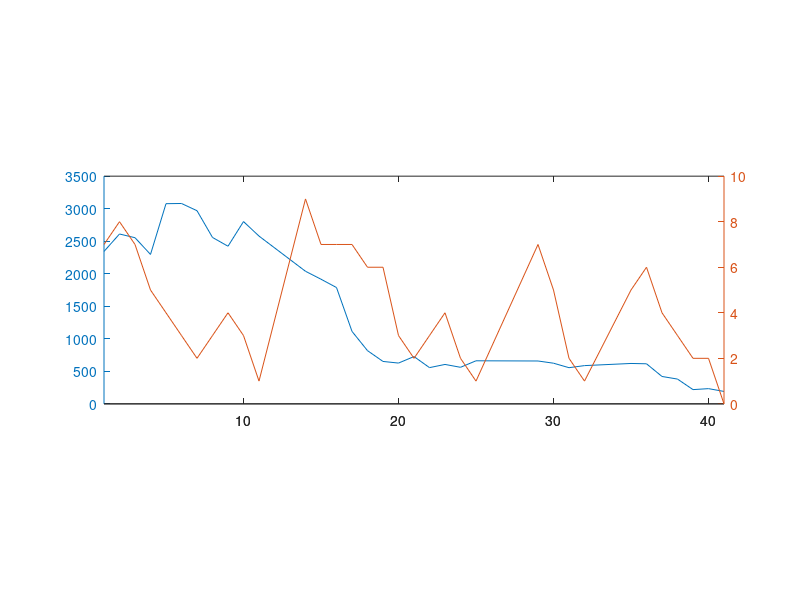

Reproduce this figure in MATLAB. (Note: this script raises an error after producing the figure.)

clear;clc
load TDBU_expData
%% overall (81 plant) temporal trend
subplot(8,1, 3:6) 
[Hax,H1,H2] = plotyy(dayID, sum(aphid), dayID, sum(ladybug),'plot','plot' ); hold on
    set(H1,'linestyle','none','Marker','o','Color',mycolor(3),'Markerfacecolor',mycolor(3))
    set(H2,'linestyle','none','Marker','^','color',mycolor(2),'Markerfacecolor',mycolor(2))
    set(Hax(1),'ycolor',mycolor(3), 'linewidth',2)
    set(Hax(2),'ycolor',mycolor(2),'linewidth',2)
    set(Hax,'FontSize',14)
    ylabel(Hax(1),'Number of Aphids','fontsize',16)
    ylabel(Hax(2),'Number of Ladybeetles','fontsize',16)
    xlabel('Time (Day)','fontsize',16)
    title('Overall (81 plant) population dynamics','fontsize',16)

    gap = setdiff(1:max(dayID),dayID);
    realgap = gap([2, diff(gap)]~=1); % "2" is the spaceholder for the first element
    for j=1:length(realgap)
        myplot([realgap(j) realgap(j)],ylim,'L', 7)
        
    end 
    
   legend([H1, H2],'Aphids','Ladybeetles')